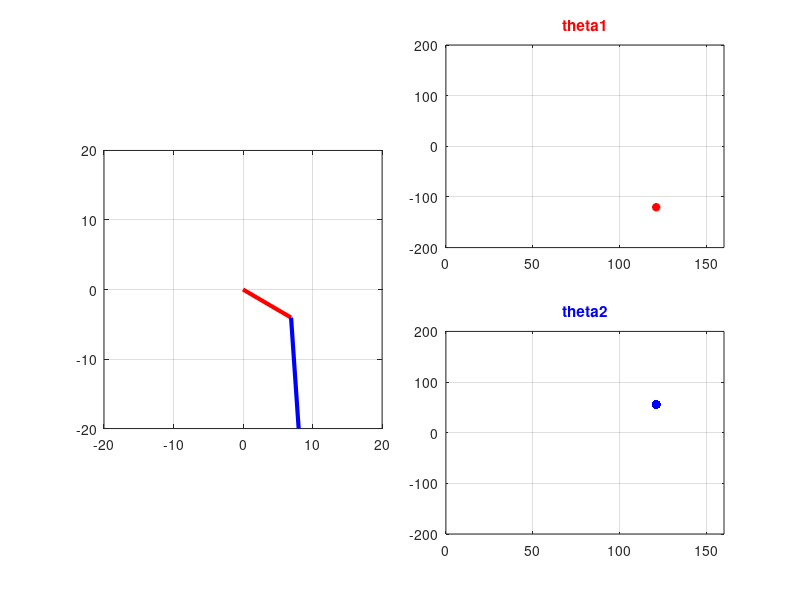

Here is the MATLAB script that generated this plot:
clc; clear; close all;

L1 = 8;
L2 = 16;
x2 = 8;
y2 =-8:-0.1:-20;                                                                                                                                                              


costh2 = (x2^2 + y2.^2 -(L1^2+L2^2))/(2*L1*L2);
sinth2 = sqrt(1-abs(costh2).^2);
th2 = atan2d(sinth2,costh2);
th1 = atan2d(y2,x2) - atan2d(L1+L2*cosd(th2),L2*sind(th2));
x1 = L1*sind(-th1)
y1 = L1*cosd(-th1)

hf = figure;                            
ha = axes(hf);  


subplot(2,4,[1,2,5,6],ha)
a = plot(ha,[0 x1(1)],[0 y1(1)],'r','LineWidth',3);
hold on
b = plot(ha,[x1(1) x2],[y1(1) y2(1)],'b','LineWidth',3);
grid(ha,'on');
set(ha,'XLim',[-20 20]);
set(ha,'YLim',[-20 20]);
axis(ha,'equal'); 

k1=subplot(2,4,[3,4]);
s = linspace(1,length(y2),length(y2));
c1 = plot(k1,s(1),th1(1),'*');
set(c1,'LineWidth',2,'Color','r');
title('theta1','Color','r');
grid on
axis([0 160 -200 200]);


k2 = subplot(2,4,[7,8]);
s1 = linspace(1,length(y2),length(y2));
d = plot(k2,s1(1),th2(1),'.');
set(d,'MarkerSize',20,'Color','b');
title('theta2','Color','b');
grid on
axis([0 160 -200 200]);

pause(1);

for i = 1:length(y2)

    set(a,'XData',[0 x1(i)],'YData',[0 y1(i)]);
        
    set(b,'XData',[x1(i) x2],'YData',[y1(i) y2(i)]);

    set(c1,'XData',s(i),'YData',th1(i));

    set(d,'XData',s1(i),'YData',th2(i));
   
    
    pause(0.05);

end





%%

    red = sqrt(x1.^2 + y1.^2)
    blue = sqrt((x2-x1).^2 + (y2-y1).^2)

